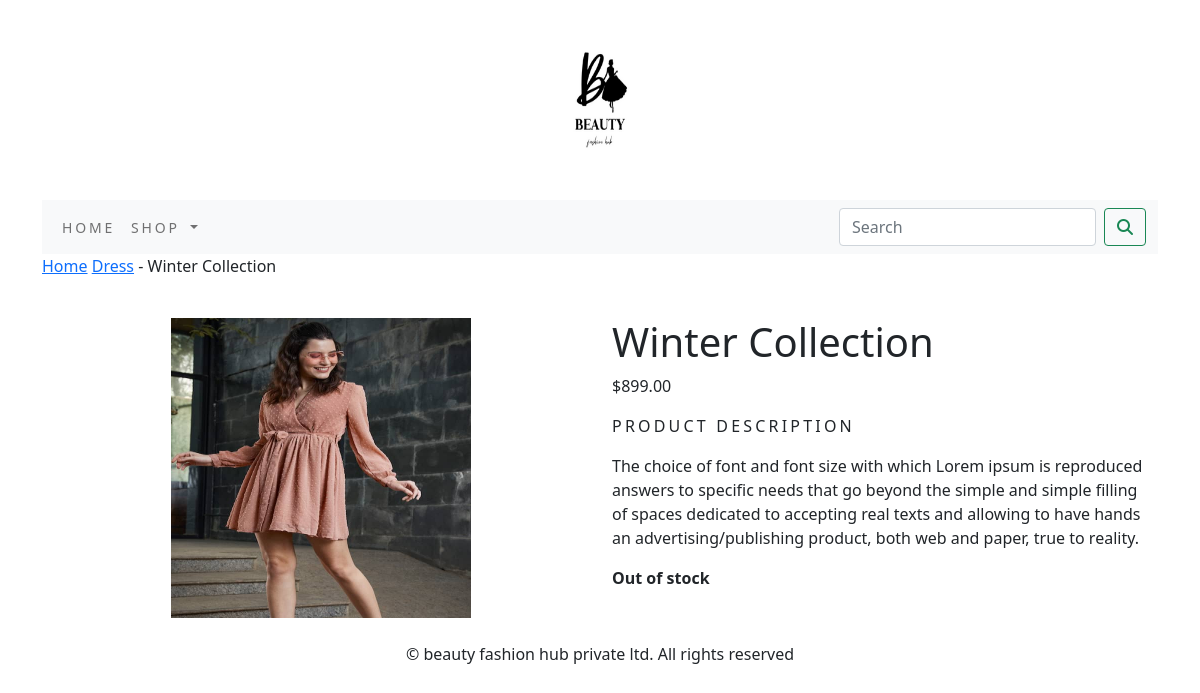
Screenshot of /shop/dresses/winter-wind/ with the database file from the repository.
### shop/models.py (models this page shows, shortened)
class Product(models.Model):
    name = models.CharField(max_length=250, unique=True)
    slug = models.SlugField(max_length=250, unique=True)
    description = models.TextField(blank=True)
    price = models.DecimalField(max_digits=10, decimal_places=2)
    category = models.ForeignKey(Category, on_delete=models.CASCADE)
    image = models.ImageField(upload_to='product', blank=True)
    stock = models.IntegerField()
    available = models.BooleanField(default=True)
    created = models.DateTimeField(auto_now_add=True)
    updated = models.DateTimeField(auto_now_add=True)
    class Meta:
        ordering = ('name',)
        verbose_name = 'product'
        verbose_name_plural = 'products'

class Category(models.Model):
    name = models.CharField(max_length=250, unique=True)
    slug = models.SlugField(max_length=250, unique=True)
    description = models.TextField(blank=True)
    image = models.ImageField(upload_to='category', blank=True)
    class Meta:
        ordering = ('name',)
        verbose_name = 'category'
        verbose_name_plural = 'categories'
    def get_url(self):
        return reverse('shop:products_by_category', args=[self.slug])
    def __str__(self):
        return '{}'.format(self.name)

### shop/views.py (the view)
# urls.py: path('<slug:c_slug>/<slug:product_slug>/', views.proDetail, name='prodCatdetail'),
def proDetail(request, c_slug,product_slug):
    try:
        product=Product.objects.get(category__slug=c_slug,slug=product_slug)
    except Exception as e:
        raise e
    return render(request,'product.html',{'product':product})

### cart/contest_processors.py (called while the page is built)
def counter(request):
    item_count=0
    if 'admin' in request.path:
        return  {}
    else:
        try:
            cart=Cart.objects.filter(cart_id=_cart_id(request))
            cart_item=CartItem.objects.all().filter(cart=cart[:1])
            for cart_item in cart_item:
                item_count += cart_item.quantity
        except Cart.DoesNotExist:
            item_count =0
    return dict(item_count=item_count)

### cart/views.py (called while the page is built)
def _cart_id(request):
    cart = request.session.session_key
    if not cart:
        cart = request.session.create()
    return cart

### shop/contest_processors.py (called while the page is built)
def menu_links(request):
    links=Category.objects.all()
    return dict(links=links)

### template/product.html (shortened to what this page needs)
{% extends 'base.html' %}
{% load static %}
{% block content %}
<div class="row my_prod_row_class">
    <div class="mx_auto">
        <p><a href="{% url 'shop:allProdCat' %}">Home</a> <a href="{{product.category.get_url}}">{{product.category}}</a> - {{product.name}} </p>
    </div>
</div>
<div class="container">
<br>
<div class="row">
    <div class="col-12 col-sm-12-col-md-12 col-lg-6 text-center">
        <div style="min-width:18rem">
            <img style="width:300px;height:300px;" src="{{product.image.url}}" alt="{{product.name}}">
        </div>
    </div>
        <div class="col-12 col-sm-12 col-md-12 col-lg-6">
            <div>
            <h1 class="my_prod_title">{{product.name}}</h1>
            <p>${{product.price}}</p>
            <p class="my_title"> Product Description</p>
            <p class="text-justify my_prod_text">{{product.description}}</p>
            {% if product.stock <= 0 %}
            <p class="text-justify my_prod_text"><b>Out of stock</b></p>
            {% else %}
            <a class="btn btn-secondary" href="{% url 'cart:add_cart' product.id %}">Add to Cart</a>
            {% endif %}
            </div>
        </div>
    </div>
</div>
<br>
{% endblock %}

### static/css/custom.css (style rules this page uses)
body { font-family: 'Roboto', sans-serif; }
.my_title { font-size:16px; text-transform:uppercase; letter-spacing:.2em; }

### rows the page displays
Product: category "Dress", name "Winter Collection", image (picture), price "899.00", description "The choice of font and font size with which Lorem ipsum is reproduced answers to specific needs that go beyond the simple and simple filling of spaces dedicated to accepting real texts and allowing to have hands an advertising/publishing product, both web and paper, true to reality."
